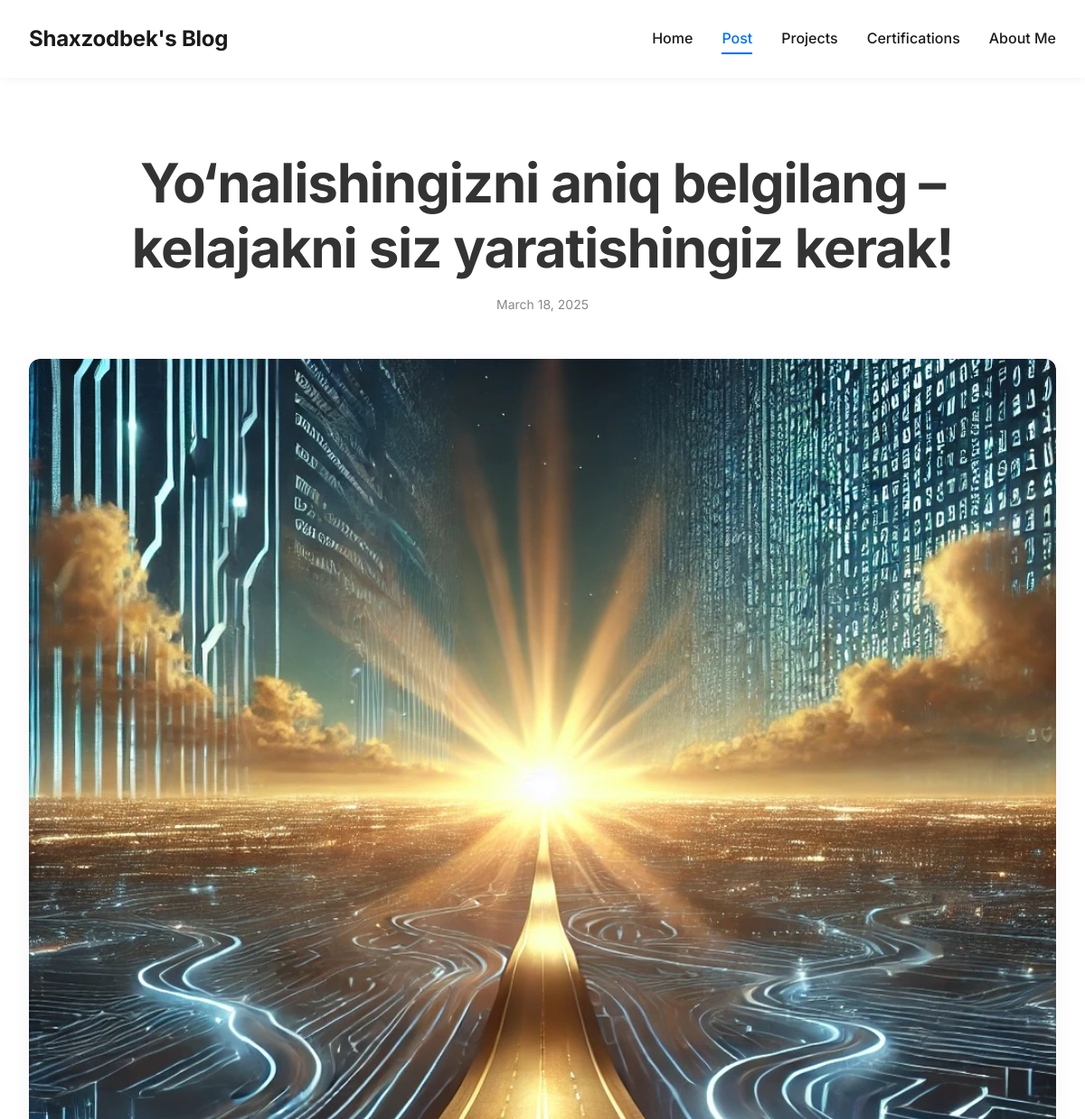
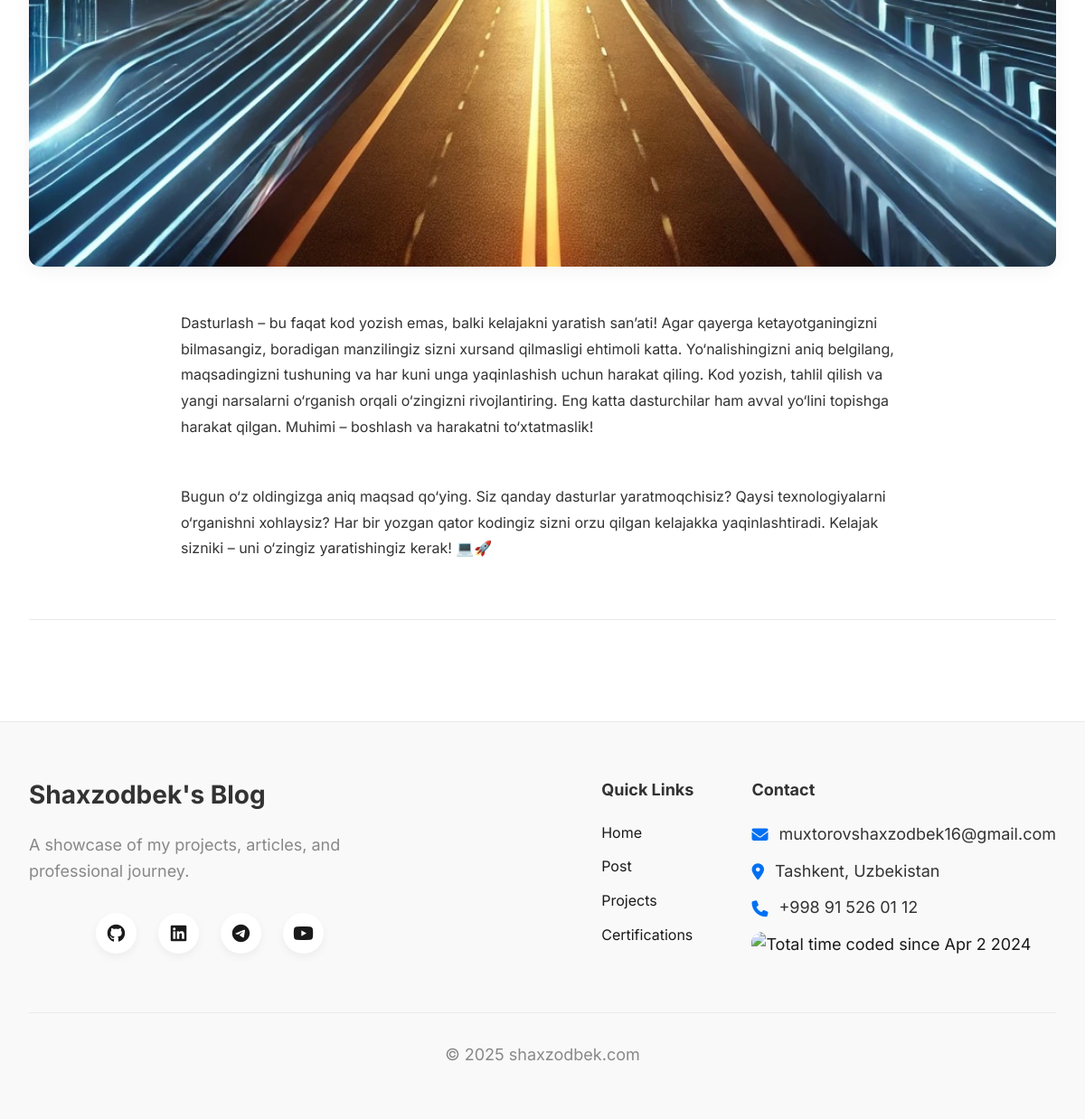
The page /post/yonalishingizni-aniq-belgilang-kelajakni-siz-yaratishingiz-kerak/ on the database its author committed (2 pictures, top to bottom).
### blog/models.py (models this page shows, shortened)
class Post(models.Model):
    title = models.CharField(max_length=100)
    content1 = models.TextField()
    image = models.ImageField(upload_to="blog/posts/%Y/%m/%d", null=True, blank=True)
    content2 = models.TextField()
    created = models.DateTimeField()
    visible = models.BooleanField(default=True)
    slug = models.SlugField(max_length=100, unique=True, blank=True)
    @property
    def next(self):
        next_article = (
            Post.objects.filter(created__lt=self.created, visible=True)
            .order_by("-created")
            .first()
        )
        return next_article
    @property
    def previous(self):
        prev_article = (
            Post.objects.filter(created__gt=self.created, visible=True)
            .order_by("created")
            .first()
        )
        return prev_article
    class Meta:
        ordering = ["-created"]
        db_table = "posts"

### blog/views.py (the view)
# urls.py: path("post/<slug:slug>/", post_detail, name="post_detail"),
def post_detail(request, slug):
    return detail_view(request, Post, slug, "blog/post_detail.html")

### blog/views.py (called while the page is built)
def detail_view(request, model, slug, template):
    obj = get_object_or_404(model, slug=slug)
    context = {
        model.__name__.lower(): obj,
        f"next_{model.__name__.lower()}": getattr(obj, "next", None),
        f"previous_{model.__name__.lower()}": getattr(obj, "previous", None),
    }
    return render(request, template, context)

### templates/blog/post_detail.html (shortened to what this page needs)
{% extends "base.html" %}
{% block content %}
    <article class="article-detail">
        <div class="container">
            <header class="article-header">
                <h1>{{ post.title|safe }}</h1>
                <div class="article-meta">
                    <div class="article-date">{{ post.created|date:"F j, Y" }}</div>
                </div>
            </header>
            {% if post.image %}
                <div class="article-featured-image">
                    <img src="{{ post.image.url }}" alt="{{ post.title }}">
                </div>
            {% endif %}
            <div class="article-body">
                <div class="content-section">
                    {{ post.content1|safe }}
                </div>
                {% if post.image %}
                    <div class="content-section">
                        {{ post.content2|safe }}
                    </div>
                {% endif %}
            </div>
            <div class="article-navigation">
            </div>
        </div>
    </article>
{% endblock %}

### static/blog/css/styles.css (style rules this page uses)
:root { --primary-color: #0070f3; --secondary-color: #0366d6; --dark-color: #1a1a1a; --light-color: #ffffff; --gray-color: #888888; --bg-color: #ffffff; --text-color: #333333; --border-color: #eaeaea; --card-bg: #ffffff; --section-bg: #f9f9f9; --shadow: 0 4px 20px rgba(0, 0, 0, 0.05); --radius: 12px; --transition: all 0.3s ease; --font-sans: 'Inter', -apple-system, BlinkMacSystemFont, 'Segoe UI', Roboto, Oxygen, Ubuntu, Cantarell, 'Open Sans', 'Helvetica Neue', sans-serif; }
* { margin: 0; padding: 0; box-sizing: border-box; }
html { scroll-behavior: smooth; }
body { font-family: var(--font-sans), serif; color: var(--text-color); background-color: var(--bg-color); line-height: 1.6; font-size: 16px; overflow-x: hidden; }
.container { max-width: 1200px; margin: 0 auto; padding: 0 2rem; }
img { max-width: 100%; height: auto; border-radius: var(--radius); display: block; }
h1, h2, h3, h4, h5, h6 { font-weight: 700; line-height: 1.2; margin-bottom: 1rem; }
h1 { font-size: clamp(2.5rem, 5vw, 4rem); letter-spacing: -0.02em; }
.article-date, .certification-date, .project-date { font-size: 0.875rem; color: var(--gray-color); margin-bottom: 1rem; }
.article-detail, .project-detail, .certification-detail { padding: 5rem 0; }
.article-header, .project-header, .certification-header { text-align: center; margin-bottom: 3rem; }
.article-featured-image, .project-featured-image, .certification-image { margin-bottom: 3rem; border-radius: var(--radius); overflow: hidden; box-shadow: var(--shadow); }
.article-featured-image img, .project-featured-image img, .certification-image img { width: 100%; height: auto; object-fit: cover; }
.article-body, .project-body, .certification-description { max-width: 800px; margin: 0 auto; line-height: 1.8; }
.content-section { margin-bottom: 3rem; }
.article-navigation, .project-navigation, .certification-navigation { display: flex; justify-content: space-between; margin-top: 4rem; padding-top: 2rem; border-top: 1px solid var(--border-color); }

### rows shown on the page
Post: title "Yo‘nalishingizni aniq belgilang – kelajakni siz yaratishingiz kerak!", created "March 18, 2025", image (picture), content1 "Dasturlash – bu faqat kod yozish emas, balki kelajakni yaratish san’ati! Agar qayerga ketayotganingizni bilmasangiz, boradigan manzilingiz sizni xursand qilmasligi ehtimoli katta. Yo‘nalishingizni aniq belgilang, maqsadingizni tushuning va har kuni unga yaqinlashish uchun harakat qiling. Kod yozish, tahlil qilish va yangi narsalarni o‘rganish orqali o‘zingizni rivojlantiring. Eng katta dasturchilar ham avval yo‘lini topishga harakat qilgan. Muhimi – boshlash va harakatni to‘xtatmaslik!", content2 "Bugun o‘z oldingizga aniq maqsad qo‘ying. Siz qanday dasturlar yaratmoqchisiz? Qaysi texnologiyalarni o‘rganishni xohlaysiz? Har bir yozgan qator kodingiz sizni orzu qilgan kelajakka yaqinlashtiradi. Kelajak sizniki – uni o‘zingiz yaratishingiz kerak! 💻🚀"
